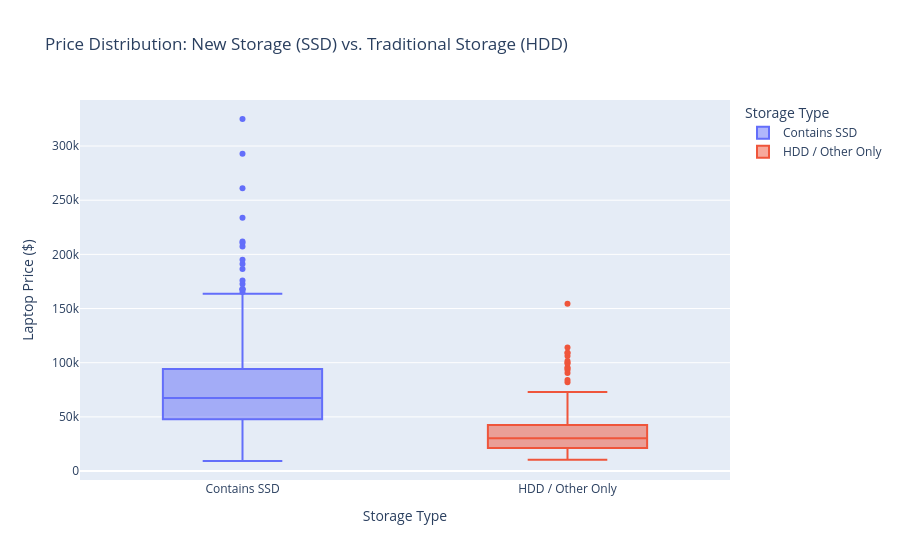

The notebook cell saved with this chart:
### Code cell
storage_analysis = pd.DataFrame()
storage_analysis['Price'] = pc_price['Price']
storage_analysis['Storage Type'] = pc_price['Memory'].str.contains('SSD').map({True: 'Contains SSD', False: 'HDD / Other Only'})

fig = px.box(
    storage_analysis, 
    x='Storage Type', 
    y='Price', 
    color='Storage Type',
    title='Price Distribution: New Storage (SSD) vs. Traditional Storage (HDD)',
    labels={'Price': 'Laptop Price ($)'},
)
fig.show()

### Figure 1 — Plotly figure (JSON) as saved in the notebook; plotly's stock layout.template omitted (floating-point values rounded to 4 significant figures; data arrays with more than 128 entries replaced by an {"elided": "..."} marker saying what was removed)
{"data": [{"alignmentgroup": "True", "hovertemplate": "Storage Type=%{x}<br>Laptop Price ($)=%{y}<extra></extra>", "legendgroup": "Contains SSD", "marker": {"color": "#636efa"}, "name": "Contains SSD", "notched": false, "offsetgroup": "Contains SSD", "orientation": "v", "showlegend": true, "type": "box", "x": {"elided": "816 str values"}, "x0": " ", "xaxis": "x", "y": {"elided": "816 float values"}, "y0": " ", "yaxis": "y"}, {"alignmentgroup": "True", "hovertemplate": "Storage Type=%{x}<br>Laptop Price ($)=%{y}<extra></extra>", "legendgroup": "HDD / Other Only", "marker": {"color": "#EF553B"}, "name": "HDD / Other Only", "notched": false, "offsetgroup": "HDD / Other Only", "orientation": "v", "showlegend": true, "type": "box", "x": {"elided": "428 str values"}, "x0": " ", "xaxis": "x", "y": {"elided": "428 float values"}, "y0": " ", "yaxis": "y"}], "layout": {"boxmode": "overlay", "legend": {"title": {"text": "Storage Type"}, "tracegroupgap": 0}, "title": {"text": "Price Distribution: New Storage (SSD) vs. Traditional Storage (HDD)"}, "xaxis": {"anchor": "y", "categoryarray": ["Contains SSD", "HDD / Other Only"], "categoryorder": "array", "domain": [0, 1], "title": {"text": "Storage Type"}}, "yaxis": {"anchor": "x", "domain": [0, 1], "title": {"text": "Laptop Price ($)"}}}}
